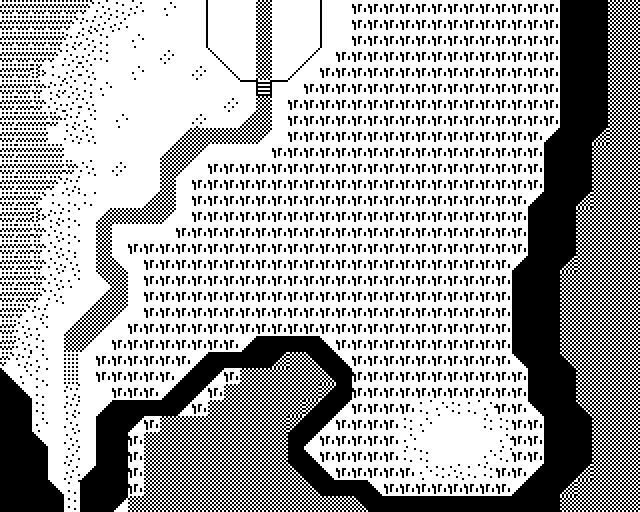

This is a level from a 2D game, rendered from its Tiled map with the project's own tilesets. A one-line summary and the map file follow, with tile-layer data summarised:
An orthogonal 40x32 tile map with 16x16 px tiles, 2 tile layers (background, blocked) and 4 objects (player, door, cat, return).

<map version="1.0" tiledversion="1.1.5" orientation="orthogonal" renderorder="right-down" width="40" height="32" tilewidth="16" tileheight="16" infinite="0" nextobjectid="10">
 <tileset firstgid="1" name="map_tileset" tilewidth="16" tileheight="16" tilecount="180" columns="20">
  <image source="../images/tileset3s.png" width="320" height="144" />
 </tileset>
 <layer name="background" width="40" height="32">
  <properties>
   <property name="tileset" value="map_tileset" />
  </properties>
  <data>[1280 cells, 1071 non-empty, 16 distinct tile ids]</data>
 </layer>
 <layer name="blocked" width="40" height="32">
  <properties>
   <property name="collision" type="bool" value="true" />
   <property name="tileset" value="map_tileset" />
  </properties>
  <data>[1280 cells, 472 non-empty, 23 distinct tile ids]</data>
 </layer>
 <objectgroup name="objects">
  <properties>
   <property name="tileset" value="map_tileset" />
  </properties>
  <object id="1" name="player" type="player" x="256" y="24" width="16" height="16">
   <properties>
    <property name="group" value="players" />
    <property name="texture" value="player_spritesheet" />
    <property name="walking_speed" value="200" />
   </properties>
  </object>
  <object id="2" name="door" type="door" x="64" y="512" width="16" height="8">
   <properties>
    <property name="group" value="doors" />
    <property name="next_level" value="screen4" />
   </properties>
  </object>
  <object id="5" name="cat2" type="cat" x="480" y="432" width="16" height="16">
   <properties>
    <property name="group" value="cats" />
    <property name="message" value="cat2_message" />
    <property name="texture" value="cat_spritesheet" />
   </properties>
  </object>
  <object id="9" name="return" type="return" x="208" y="-8" width="112" height="8">
   <properties>
    <property name="group" value="returns" />
    <property name="previous_level" value="screen2B" />
   </properties>
  </object>
 </objectgroup>
</map>
